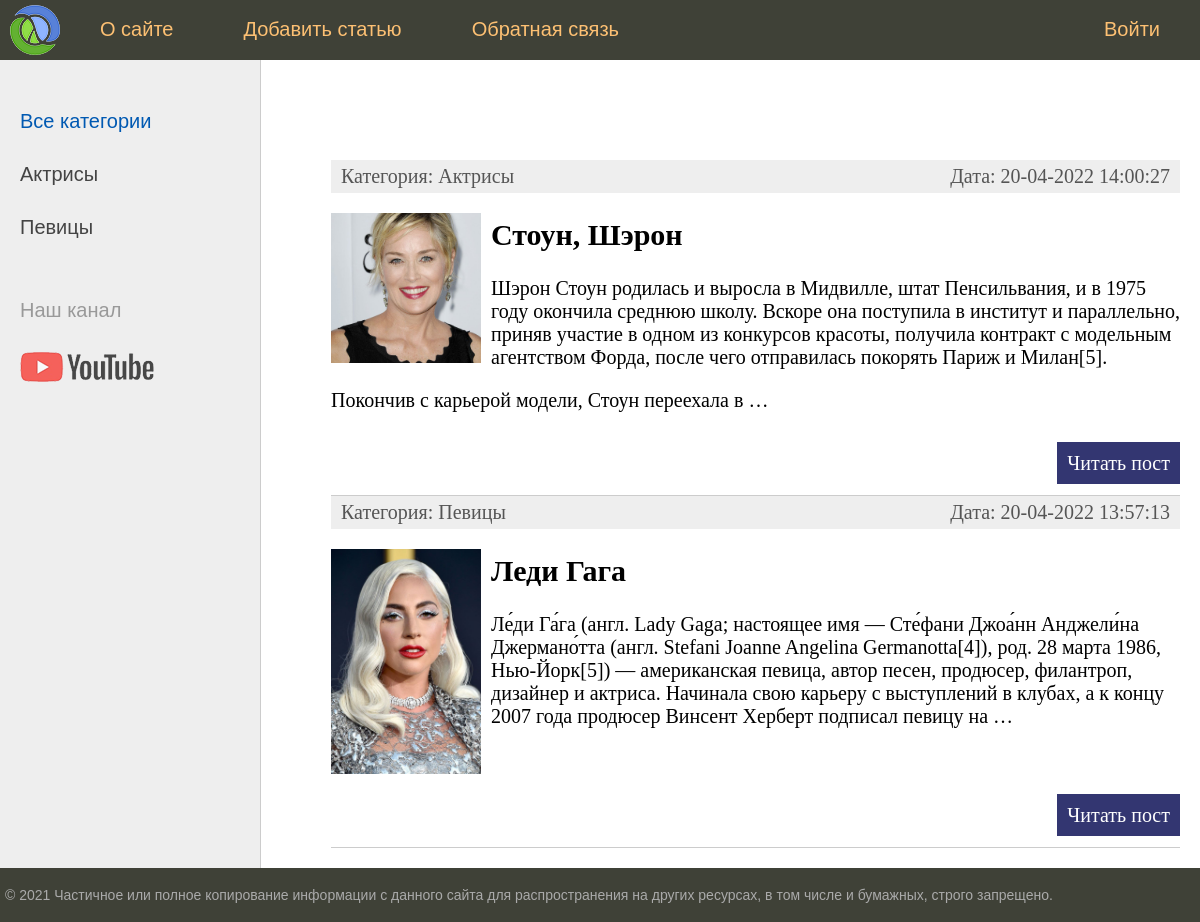
The page /womans/ on the database as committed earlier.
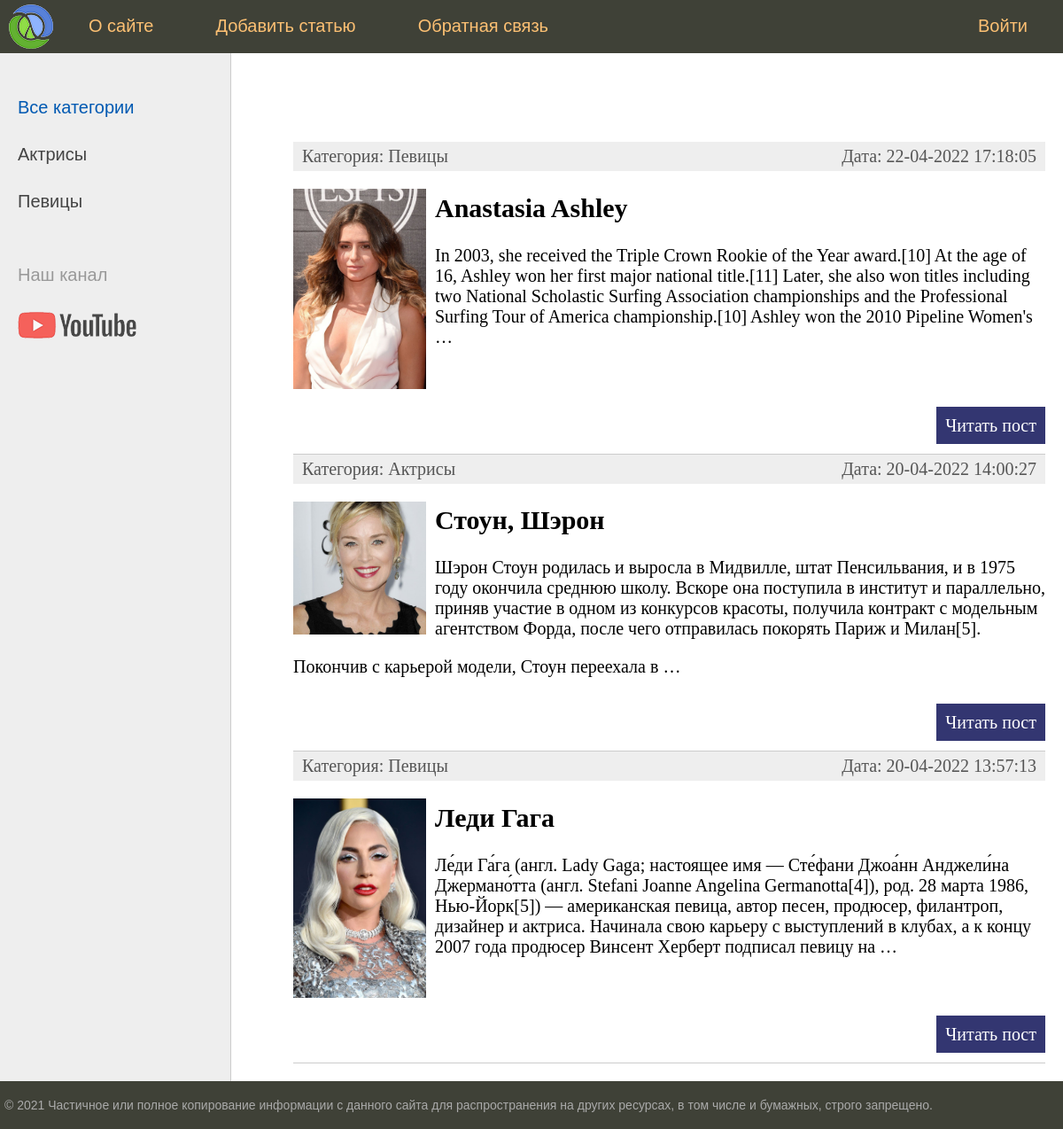
The same page on the database as committed later.
### blogWoman/models.py (models this page shows, shortened)
class Category(models.Model):
    name = models.CharField(max_length=100, db_index=True, verbose_name="Категория")
    slug = models.SlugField(max_length=255, unique=True, db_index=True, verbose_name="URL")
    def __str__(self):
        return self.name
    def get_absolute_url(self):
        return reverse('category', kwargs={'cat_slug': self.slug})
    class Meta:
        verbose_name = 'Категория'
        verbose_name_plural = 'Категории'
        ordering = ['id']

class Women(models.Model):
    title = models.CharField(max_length=255, verbose_name="Заголовок")
    slug = models.SlugField(max_length=255, unique=True, db_index=True, verbose_name="URL")
    content = models.TextField(blank=True, verbose_name="Текст статьи")
    photo = models.ImageField(upload_to="photos/%Y/%m/%d/", verbose_name="Фото")
    time_create = models.DateTimeField(auto_now_add=True, verbose_name="Время создания")
    time_update = models.DateTimeField(auto_now=True, verbose_name="Время изменения")
    is_published = models.BooleanField(default=True, verbose_name="Публикация")
    cat = models.ForeignKey('Category', on_delete=models.PROTECT, verbose_name="Категории")
    def get_absolute_url(self):
        return reverse('post', kwargs={'post_slug': self.slug})
    class Meta:
        verbose_name = 'Известные женщины'
        verbose_name_plural = 'Известные женщины'
        ordering = ['-time_create', 'title']

### blogWoman/views.py (the view)
# urls.py: path('', WomenHome.as_view(), name = 'home'), # http://127.0.0.1:8000/
class WomenHome(ListView):
    model = Women
    template_name = 'women/index.html'
    context_object_name = 'posts'
    """
    метод get_context_data объединяет(сливает вместе) данные контекста всех родительских классов с данными текущего класса.
    Чтобы сохранить такое поведение в пользовательских классах, в которых вы собираетесь изменять контекст,
    вы должны в начале вызвать метод get_context_data родительского класса.
    Также вы може написать свои ORM-запросы к базе....
    Если нет двух классов, которые пытаются определить одинаковый ключ - вы получите желаемый результат.
    Однако, если есть некий класс, который пытается переопределить ключ, установленный родительскими классами(после вызова super), то любой потомок этого класса также должен явно установить такой ключ(после вызова super), если необходимо гарантировать полное переопределение данных родителей.
    Если у вас возникли проблемы, просмотрите mro(method resolution order) вашего представления.
    """
    def get_context_data(self, *, object_list=None, **kwargs):
        context = super().get_context_data(**kwargs)
        context['menu'] = menu
        context['title'] = 'Главная страница'
        context['cat_selected'] = 0
        return context
    def get_queryset(self):
        return Women.objects.filter(is_published=True)

### blogWoman/templatetags/women_tags.py (called while the page is built)
@register.inclusion_tag('women/list_categories.html')
def show_categories(sort=None, cat_selected=0):
    if not sort:
        cats = Category.objects.all()
    else:
        cats = Category.objects.order_by(sort)
    return {"cats": cats, "cat_selected": cat_selected}

### blogWoman/templates/women/index.html (shortened to what this page needs)
{% extends 'women/base.html' %}
{% block content %}
<ul class="list-articles">
	{% for p in posts %}
			<li><div class="article-panel">
	<p class="first">Категория: {{p.cat}}</p>
	<p class="last">Дата: {{p.time_update|date:"d-m-Y H:i:s"}}</p>
</div>
{% if p.photo %}
	<p><img class="img-article-left thumb" src="{{p.photo.url}}"></p>
{% endif %}
				<h2>{{p.title}}</h2>
	{% autoescape on %}
	{{p.content|linebreaks|truncatewords:50}}
	{% endautoescape %}
			<p class="link-read-post"><a href="{{ p.get_absolute_url }}">Читать пост</a></p>
			</li>
	{% endfor %}
</ul>
{% endblock %}

### blogWoman/templates/women/base.html (shortened to what this page needs)
{% load static %}
{% load women_tags %}
<!DOCTYPE html>
<html>
<head>
	<link type="text/css" href="{% static 'women/css/styles.css' %}" rel="stylesheet" />
</head>
<body>
<table class="table-page" border=0 cellpadding="0" cellspacing="0">
<tr><td valign=top>
{% block mainmenu %}
		<div class="header">
			<ul id="mainmenu" class="mainmenu">
			<li class="logo"><a href="{% url 'home' %}"><div class="logo"></div></a></li>
{% for m in menu %}
	{% if not forloop.last %}
			<li><a href="{% url m.url_name %}">{{m.title}}</a></li>
	{% else %}
			<li class="last"><a href="{% url m.url_name %}">{{m.title}}</a></li>
	{% endif %}
{% endfor %}
			</ul>
		</div>
{% endblock mainmenu %}
<table class="table-content" border=0 cellpadding="0" cellspacing="0">
<tr>
	<td valign="top" class="left-chapters">
	<ul id="leftchapters">
{% if cat_selected == 0 %}
		<li class="selected">Все категории</li>
{% else %}
		<li><a href="{% url 'home' %}">Все категории</a></li>
{% endif %}
{% show_categories cat_selected=cat_selected %}
		<li class="share">
		<p>Наш канал</p>
		<a class="share-yt" href="https://www.youtube.com/channel/UClJzWfGWuGJL2t-3dYKcHTA/playlists" target="_blank" rel="nofollow"></a>
		</li>
	</ul>
</td>
<td valign="top" class="content">
	<div class="content-text">
{% block content %}
{% endblock %}
	</div>
</td></tr></table>
</td></tr>
<tr><td valign=top>
	<div id="footer">
		<p>&copy; 2021 Частичное или полное копирование информации с данного сайта для распространения на других ресурсах, в том числе и бумажных, строго запрещено.</p>
	</div>
</td></tr></table>
</body>
</html>

### blogWoman/templates/women/list_categories.html
{% for c in cats %}
	{% if c.pk == cat_selected %}
		<li class="selected">{{c.name}}</li>
	{% else %}
		<li><a href="{{ c.get_absolute_url }}">{{c.name}}</a></li>
	{% endif %}
{% endfor %}

### blogWoman/static/women/css/styles.css (style rules this page uses)
html, body { font-family: 'Arial'; margin: 0; padding: 0; height: 100%; width: 100%; color: #444; }
a { color: #0059b2; text-decoration: none; }
img { max-width: 600px; height: auto; }
img.img-article-left { max-width: 300px; height: auto; float: left; padding: 0 10px 10px 0; }
img.img-article-left.thumb { max-width: 150px; height: auto; }
p.link-read-post { text-align: right; }
p.link-read-post a { padding: 10px; min-width: 100px; background: #333671; color: #fff; text-decoration: none; }
div.article-panel { background: #eee; padding: 5px 10px 5px 10px; box-sizing: border-box; overflow: hidden; color: #555; }
div.article-panel p.first { margin: 0; float: left; }
div.article-panel p.last { margin: 0; float: right; }
ul.list-articles { list-style: none; margin: 0; padding: 0; }
ul.list-articles li { border-bottom: 1px solid #ccc; }
.table-page { width: 100%; height: 100%; vertical-align: top; }
.table-page tr { height: 100%; }
.header { background: #3F4137; height: 60px; }
.logo { background: url('../images/logo.png') no-repeat 10px 5px; width: 70px; height: 60px; }
ul.mainmenu { list-style: none; margin: 0; padding: 0; height: 60px; color: #fdc073; font-size: 20px; overflow: hidden; }
ul.mainmenu li { float: left; margin: 18px 40px 0 30px; }
ul.mainmenu li.logo { margin: 0; }
ul.mainmenu li.last { float: right; }
ul.mainmenu li a { color: #fdc073; text-decoration: none; }
.table-content { width: 100%; min-height: 100%; height: 100%; }
.left-chapters { margin: 0; background: #eee; border-right: 1px solid #ccc; min-height: 100%; }
.left-chapters ul { width: 230px; min-height: 100%; margin: 0; padding: 20px 10px 10px 20px; list-style: none; font-size: 20px; }
.left-chapters ul li { margin: 30px 0 0 0; color: #999; }
.left-chapters ul li.selected { color: #0059b2; }
.left-chapters ul li a { color: #444; text-decoration: none; }
.left-chapters ul li.share { margin: 60px 0 0 0; }
.left-chapters ul li.share p { margin: 30px 0 30px 0; }
.left-chapters ul li.share a { display: inline-block; width: 40px; height: 40px; margin: 0 20px 0 0; }
.left-chapters ul li.share a.share-yt { width: 100%; height: 30px; background: url('../images/share_yt.png') no-repeat 0 0 }
.content { padding: 40px 20px 20px 40px; width: 100%; box-sizing: border-box; }
.content-text { margin: 60px 0 0 30px; color: #000; font-size: 20px; font-family: Yandex Sans Display Light; }
#footer { box-sizing: border-box; background: #3F4137; padding: 5px; color: #aaa; font-size: 14px; font-family: Verdana, Geneva, Arial, Helvetica; text-align: left; overflow: hidden; }

Rows that differ between the two databases and show on the page:
added Women: cat "Певицы", time_update "22-04-2022 17:18:05", photo (picture), title "Anastasia Ashley", content "In 2003, she received the Triple Crown Rookie of the Year award.[10] At the age of 16, Ashley won her first major national title.[11] Later, she also won titles including two National Scholastic Surfing Association championships and the Professional Surfing Tour of America championship.[10] Ashley won the 2010 Pipeline Women's …"
